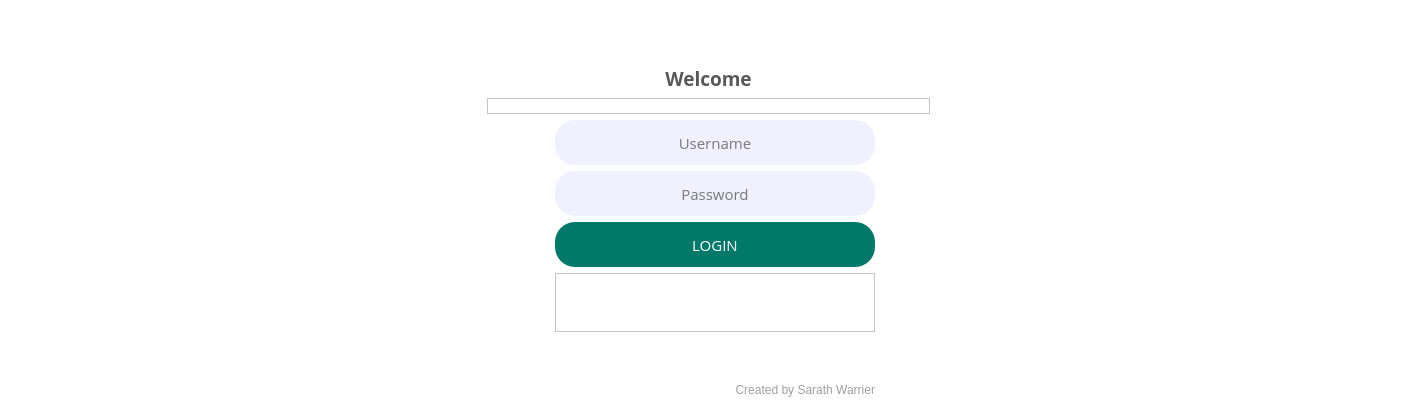
<?xml version="1.0" encoding="UTF-8"?>
<ui version="4.0">
 <class>Form</class>
 <widget class="QWidget" name="Form">
  <property name="geometry">
   <rect>
    <x>0</x>
    <y>0</y>
    <width>1417</width>
    <height>417</height>
   </rect>
  </property>
  <property name="windowTitle">
   <string/>
  </property>
  <property name="styleSheet">
   <string notr="true">background-color: rgb(255, 255, 255);</string>
  </property>
  <layout class="QGridLayout" name="gridLayout">
   <item row="0" column="0">
    <widget class="QWidget" name="widget" native="true">
     <property name="sizePolicy">
      <sizepolicy hsizetype="Expanding" vsizetype="Expanding">
       <horstretch>0</horstretch>
       <verstretch>0</verstretch>
      </sizepolicy>
     </property>
     <property name="autoFillBackground">
      <bool>false</bool>
     </property>
     <property name="styleSheet">
      <string notr="true">background-image: url('D:/PYTHON/Projects/mysoftware/Complinace Manager/Resources/Icon/office2.svg') 0 0 12 24;
background-position: top left;
background-origin: content;
</string>
     </property>
    </widget>
   </item>
   <item row="0" column="2">
    <widget class="QWidget" name="widget_3" native="true">
     <property name="sizePolicy">
      <sizepolicy hsizetype="Expanding" vsizetype="Expanding">
       <horstretch>0</horstretch>
       <verstretch>0</verstretch>
      </sizepolicy>
     </property>
     <property name="styleSheet">
      <string notr="true">background-image: url('D:/PYTHON/Projects/mysoftware/Complinace Manager/Resources/Icon/office2.svg');
background-position: top right;
background-origin: content;
</string>
     </property>
    </widget>
   </item>
   <item row="0" column="1">
    <widget class="QWidget" name="widget_2" native="true">
     <property name="sizePolicy">
      <sizepolicy hsizetype="Expanding" vsizetype="Expanding">
       <horstretch>0</horstretch>
       <verstretch>0</verstretch>
      </sizepolicy>
     </property>
     <property name="styleSheet">
      <string notr="true"/>
     </property>
     <layout class="QGridLayout" name="gridLayout_2">
      <item row="3" column="3">
       <widget class="QLineEdit" name="UsernameInput">
        <property name="sizePolicy">
         <sizepolicy hsizetype="Expanding" vsizetype="Expanding">
          <horstretch>0</horstretch>
          <verstretch>0</verstretch>
         </sizepolicy>
        </property>
        <property name="minimumSize">
         <size>
          <width>320</width>
          <height>0</height>
         </size>
        </property>
        <property name="maximumSize">
         <size>
          <width>16777215</width>
          <height>50</height>
         </size>
        </property>
        <property name="font">
         <font>
          <family>Open Sans</family>
          <pointsize>11</pointsize>
          <stylestrategy>PreferAntialias</stylestrategy>
         </font>
        </property>
        <property name="styleSheet">
         <string notr="true">border-radius:20;
background-color: rgb(241, 240, 255);</string>
        </property>
        <property name="frame">
         <bool>true</bool>
        </property>
        <property name="alignment">
         <set>Qt::AlignCenter</set>
        </property>
        <property name="placeholderText">
         <string>Username</string>
        </property>
       </widget>
      </item>
      <item row="9" column="3">
       <spacer name="verticalSpacer_2">
        <property name="orientation">
         <enum>Qt::Vertical</enum>
        </property>
        <property name="sizeHint" stdset="0">
         <size>
          <width>20</width>
          <height>40</height>
         </size>
        </property>
       </spacer>
      </item>
      <item row="6" column="3">
       <widget class="QFrame" name="InfoFrame">
        <property name="frameShape">
         <enum>QFrame::StyledPanel</enum>
        </property>
        <property name="frameShadow">
         <enum>QFrame::Raised</enum>
        </property>
        <layout class="QGridLayout" name="gridLayout_3">
         <item row="1" column="1">
          <widget class="QToolButton" name="Information">
           <property name="enabled">
            <bool>false</bool>
           </property>
           <property name="sizePolicy">
            <sizepolicy hsizetype="Preferred" vsizetype="Preferred">
             <horstretch>0</horstretch>
             <verstretch>0</verstretch>
            </sizepolicy>
           </property>
           <property name="font">
            <font>
             <family>Open Sans</family>
             <pointsize>9</pointsize>
             <stylestrategy>PreferAntialias</stylestrategy>
            </font>
           </property>
           <property name="text">
            <string/>
           </property>
           <property name="iconSize">
            <size>
             <width>32</width>
             <height>32</height>
            </size>
           </property>
           <property name="checkable">
            <bool>true</bool>
           </property>
           <property name="popupMode">
            <enum>QToolButton::DelayedPopup</enum>
           </property>
           <property name="toolButtonStyle">
            <enum>Qt::ToolButtonTextBesideIcon</enum>
           </property>
           <property name="autoRaise">
            <bool>true</bool>
           </property>
          </widget>
         </item>
         <item row="1" column="0">
          <spacer name="horizontalSpacer_3">
           <property name="orientation">
            <enum>Qt::Horizontal</enum>
           </property>
           <property name="sizeHint" stdset="0">
            <size>
             <width>40</width>
             <height>20</height>
            </size>
           </property>
          </spacer>
         </item>
         <item row="1" column="2">
          <spacer name="horizontalSpacer_4">
           <property name="orientation">
            <enum>Qt::Horizontal</enum>
           </property>
           <property name="sizeHint" stdset="0">
            <size>
             <width>40</width>
             <height>20</height>
            </size>
           </property>
          </spacer>
         </item>
        </layout>
       </widget>
      </item>
      <item row="3" column="0">
       <spacer name="horizontalSpacer">
        <property name="orientation">
         <enum>Qt::Horizontal</enum>
        </property>
        <property name="sizeHint" stdset="0">
         <size>
          <width>20</width>
          <height>20</height>
         </size>
        </property>
       </spacer>
      </item>
      <item row="10" column="3">
       <widget class="QLabel" name="label_2">
        <property name="font">
         <font>
          <family>Tahoma</family>
         </font>
        </property>
        <property name="styleSheet">
         <string notr="true">color: rgb(159, 159, 159);</string>
        </property>
        <property name="text">
         <string>Created by Sarath Warrier</string>
        </property>
        <property name="alignment">
         <set>Qt::AlignRight|Qt::AlignTrailing|Qt::AlignVCenter</set>
        </property>
       </widget>
      </item>
      <item row="3" column="4">
       <spacer name="horizontalSpacer_2">
        <property name="orientation">
         <enum>Qt::Horizontal</enum>
        </property>
        <property name="sizeHint" stdset="0">
         <size>
          <width>20</width>
          <height>20</height>
         </size>
        </property>
       </spacer>
      </item>
      <item row="4" column="3">
       <widget class="QLineEdit" name="PasswordInput">
        <property name="enabled">
         <bool>true</bool>
        </property>
        <property name="sizePolicy">
         <sizepolicy hsizetype="Expanding" vsizetype="Expanding">
          <horstretch>0</horstretch>
          <verstretch>0</verstretch>
         </sizepolicy>
        </property>
        <property name="maximumSize">
         <size>
          <width>16777215</width>
          <height>50</height>
         </size>
        </property>
        <property name="font">
         <font>
          <family>Open Sans</family>
          <pointsize>11</pointsize>
          <stylestrategy>PreferAntialias</stylestrategy>
         </font>
        </property>
        <property name="styleSheet">
         <string notr="true">background-color: rgb(241, 240, 255);
border-radius:20;</string>
        </property>
        <property name="inputMask">
         <string/>
        </property>
        <property name="frame">
         <bool>true</bool>
        </property>
        <property name="echoMode">
         <enum>QLineEdit::Password</enum>
        </property>
        <property name="alignment">
         <set>Qt::AlignCenter</set>
        </property>
        <property name="placeholderText">
         <string>Password</string>
        </property>
        <property name="clearButtonEnabled">
         <bool>true</bool>
        </property>
       </widget>
      </item>
      <item row="1" column="0" colspan="5">
       <widget class="QLabel" name="title">
        <property name="maximumSize">
         <size>
          <width>1665745</width>
          <height>1665745</height>
         </size>
        </property>
        <property name="font">
         <font>
          <family>Open Sans</family>
          <pointsize>12</pointsize>
          <weight>50</weight>
          <italic>false</italic>
          <bold>false</bold>
          <stylestrategy>PreferAntialias</stylestrategy>
         </font>
        </property>
        <property name="styleSheet">
         <string notr="true">font: 12pt &quot;Open Sans&quot;;
color: rgb(88, 88, 88);</string>
        </property>
        <property name="text">
         <string>&lt;html&gt;&lt;head/&gt;&lt;body&gt;&lt;p&gt;&lt;span style=&quot; font-size:14pt; font-weight:600;&quot;&gt;Welcome&lt;/span&gt;&lt;/p&gt;&lt;/body&gt;&lt;/html&gt;</string>
        </property>
        <property name="alignment">
         <set>Qt::AlignCenter</set>
        </property>
       </widget>
      </item>
      <item row="5" column="3">
       <widget class="QFrame" name="ButtonGroup">
        <property name="maximumSize">
         <size>
          <width>166754</width>
          <height>100</height>
         </size>
        </property>
        <property name="frameShape">
         <enum>QFrame::NoFrame</enum>
        </property>
        <property name="frameShadow">
         <enum>QFrame::Plain</enum>
        </property>
        <layout class="QHBoxLayout" name="horizontalLayout">
         <property name="leftMargin">
          <number>0</number>
         </property>
         <property name="topMargin">
          <number>0</number>
         </property>
         <property name="rightMargin">
          <number>0</number>
         </property>
         <property name="bottomMargin">
          <number>0</number>
         </property>
         <item>
          <widget class="QPushButton" name="LoginButton">
           <property name="sizePolicy">
            <sizepolicy hsizetype="Minimum" vsizetype="Expanding">
             <horstretch>0</horstretch>
             <verstretch>0</verstretch>
            </sizepolicy>
           </property>
           <property name="maximumSize">
            <size>
             <width>16777215</width>
             <height>50</height>
            </size>
           </property>
           <property name="font">
            <font>
             <family>Open Sans</family>
             <pointsize>11</pointsize>
             <stylestrategy>PreferAntialias</stylestrategy>
            </font>
           </property>
           <property name="styleSheet">
            <string notr="true">background-color: rgb(0,121,107);
color: rgb(255, 255, 255);
border-radius:20;
</string>
           </property>
           <property name="text">
            <string>LOGIN</string>
           </property>
           <property name="shortcut">
            <string>Return</string>
           </property>
          </widget>
         </item>
        </layout>
       </widget>
      </item>
      <item row="0" column="3">
       <spacer name="verticalSpacer">
        <property name="orientation">
         <enum>Qt::Vertical</enum>
        </property>
        <property name="sizeHint" stdset="0">
         <size>
          <width>20</width>
          <height>40</height>
         </size>
        </property>
       </spacer>
      </item>
      <item row="2" column="0" colspan="5">
       <widget class="QLabel" name="loginAvatar">
        <property name="minimumSize">
         <size>
          <width>0</width>
          <height>0</height>
         </size>
        </property>
        <property name="maximumSize">
         <size>
          <width>1667564</width>
          <height>1667654</height>
         </size>
        </property>
        <property name="font">
         <font>
          <stylestrategy>PreferAntialias</stylestrategy>
         </font>
        </property>
        <property name="styleSheet">
         <string notr="true"/>
        </property>
        <property name="frameShape">
         <enum>QFrame::StyledPanel</enum>
        </property>
        <property name="frameShadow">
         <enum>QFrame::Raised</enum>
        </property>
        <property name="text">
         <string/>
        </property>
        <property name="pixmap">
         <pixmap>../Icon/avatar.png</pixmap>
        </property>
        <property name="scaledContents">
         <bool>false</bool>
        </property>
        <property name="alignment">
         <set>Qt::AlignCenter</set>
        </property>
       </widget>
      </item>
     </layout>
    </widget>
   </item>
  </layout>
 </widget>
 <resources/>
 <connections/>
</ui>
